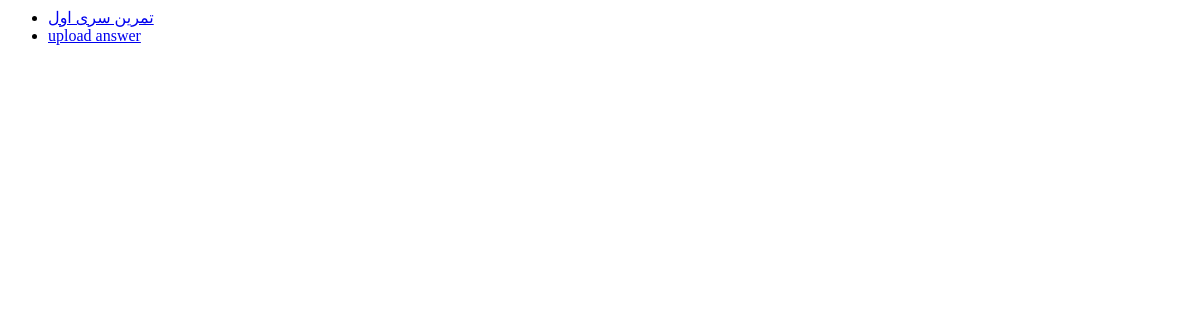
Before: /student/homework/ with the older database file.
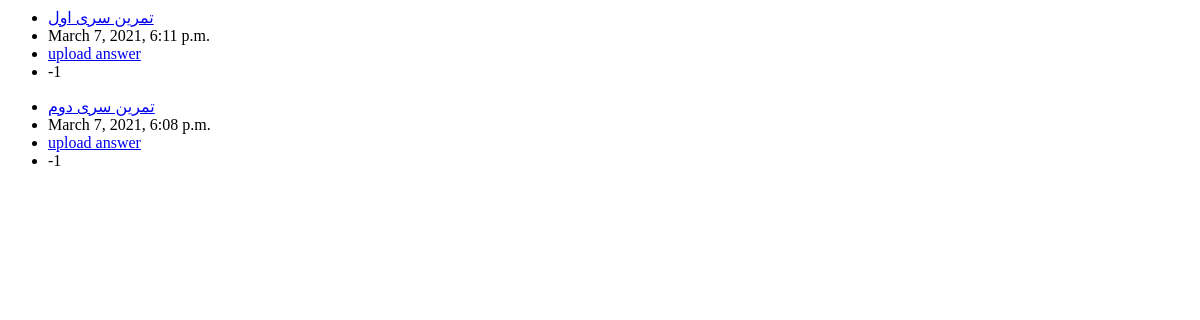
After: the same page with the newer database file.
### Homework/models.py (models this page shows)
class HomeWork(models.Model):
    Title=models.CharField(max_length=50)
    HWFile= models.FileField(upload_to='HomeWorkFolder')
    def __str__(self):
        return self.Title

class Answer(models.Model):
    Title_homework= models.CharField(max_length=50)
    student_number= models.CharField(max_length=50)
    last_post_time = models.DateTimeField(auto_now=True)
    File = models.FileField(upload_to='AnswerFolder')
    score= models.IntegerField(default=-1,)

### Homework/views.py (the view)
# urls.py: path('student/homework/', student_homework, name='student_homework'),
def student_homework (request):
    homework= HomeWork.objects.all()
    answer = Answer.objects.all()
    context={
        'hw': homework,
        'answer': answer,
    }
    return render(request,'student_homework.html',context)

### templates/student_homework.html
{% for h in hw %}
    <ul>
        <li><a href="{{h.HWFile.url}}">{{ h }}</a></li>
        {% for a in answer %}
            {% if h.Title == a.Title_homework %}
                <li>{{ a.last_post_time }}</li>
            {% endif %}
        {% endfor %}
        <li><a href="{% url 'upload_answer' %}">upload answer</a></li>
            {% for a in answer %}
            {% if h.Title == a.Title_homework %}
                <li>{{ a.score }}</li>
            {% endif %}
        {% endfor %}
    </ul>
{% endfor %}

Changed rows visible on the page:
added Answer: last_post_time "March 7, 2021, 6:11 p.m.", score "-1", shown under HomeWork "تمرین سری اول"
added HomeWork: Title "تمرین سری دوم"
added Answer: last_post_time "March 7, 2021, 6:08 p.m.", score "-1"
